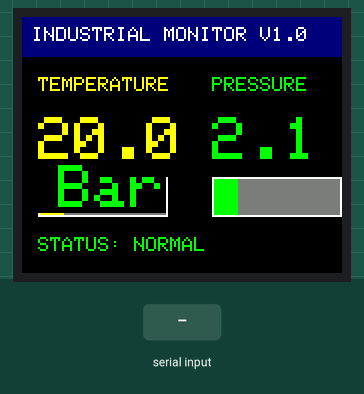
A program run on a simulated ESP32. Parts: 160×128 colour display. Inputs (shaded band) come from the test bench. Random numbers use the default seed unless the program sets one; what the program prints to the serial monitor is not drawn.

Above: at 0.79 s.
1.4 s: "press 5\n" received over Serial
At 1.78 s:
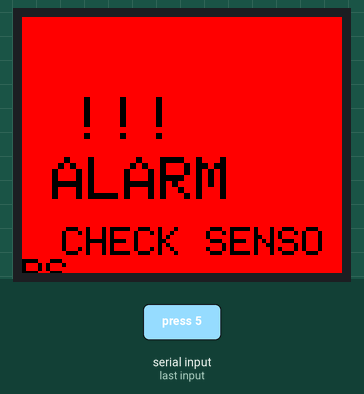
3.9 s: "press 5\n" received over Serial
At 4.06 s:
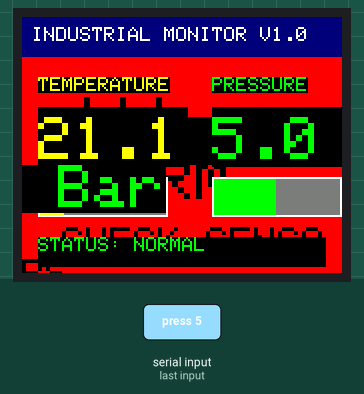
6.2 s: "temp \n" received over Serial
At 6.41 s:
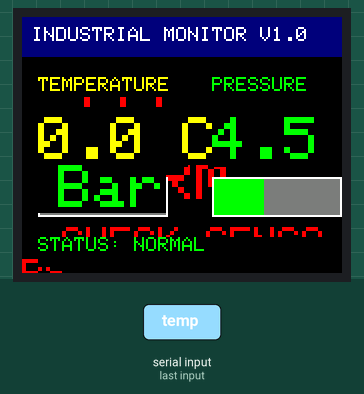
8.7 s: "press 5\n" received over Serial
At 9.89 s:
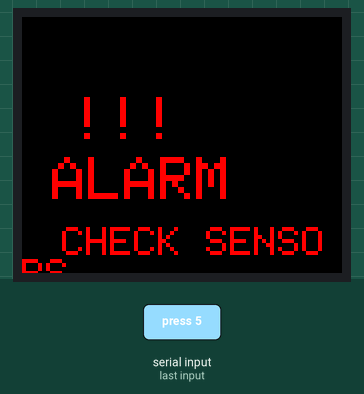
10.5 s: "v1.0.0\n" received over Serial
At 13.47 s:
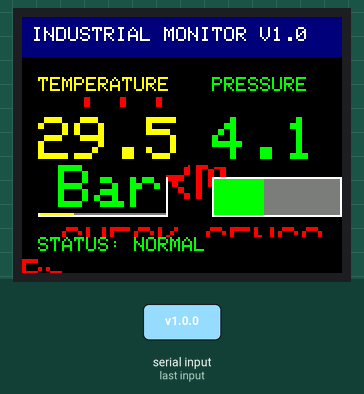
13.5 s: "press 5\n" received over Serial
At 14.25 s:
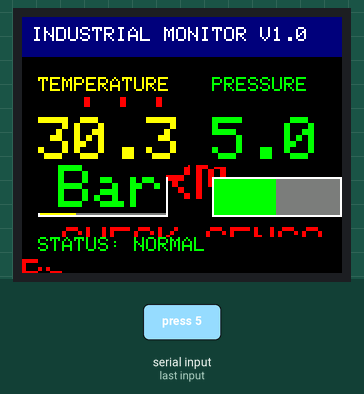

The program:

main.cpp
```cpp
/**
 * @file main.cpp
 * @brief Main application for Industrial HMI
 *
 * Industrial monitoring system with TFT display, sensor simulation,
 * and alarm management. Supports serial commands for testing.
 */

#include <Arduino.h>
#include "ui.h"
#include "logic.h"

/* Include global configuration */
#include "config.h"

// ============================================================================
// PRIVATE CONSTANTS
// ============================================================================
#define MAX_TEMP            60.0f
#define MAX_PRESS           5.0f
#define UI_UPDATE_INTERVAL  100
#define SERIAL_BUFFER_SIZE  32

// ============================================================================
// PRIVATE VARIABLES
// ============================================================================
static char serialBuffer[SERIAL_BUFFER_SIZE] = "";
static int serialIdx = 0;

// ============================================================================
// PRIVATE FUNCTION PROTOTYPES
// ============================================================================
static void processSerialCommand(void);

// ============================================================================
// ARDUINO SETUP
// ============================================================================

/**
 * @brief Arduino setup function - runs once at startup
 */
void setup(void) {
    Serial.begin(115200);

    LOG_INFO("MAIN", "Industrial HMI starting...");

    // Initialize modules with error handling
    SystemStatus_t status;

    if (initUI() != STATUS_OK) {
        LOG_ERROR("MAIN", "UI initialization failed! (err=%d)", (int)status);
        // Critical failure - cannot operate without UI
        while(1) {
            delay(1000);
        }
    }

    status = initLogic();
    if (status != STATUS_OK) {
        LOG_ERROR("MAIN", "Logic initialization failed! (err=%d)", (int)status);
        // Critical failure - cannot operate without logic
        while(1) {
            delay(1000);
        }
    }

    LOG_INFO("MAIN", "✅ Industrial HMI Ready. Ketik 'temp 70' untuk tes alarm.");
}

// ============================================================================
// ARDUINO LOOP
// ============================================================================

/**
 * @brief Arduino loop function - runs continuously
 */
void loop(void) {
    // 1. Update Data Sensor
    updateSensorData();
    SensorData_t* data = getData();
    bool isAlarm = checkAlarmStatus(MAX_TEMP, MAX_PRESS);

    // 2. Baca Serial (Anti-Spam)
    processSerialCommand();

    // 3. Render UI (Non-Blocking Timer)
    static unsigned long lastDraw = 0;
    if (millis() - lastDraw >= UI_UPDATE_INTERVAL) {
        if (isAlarm) {
            renderAlarm();
        } else {
            renderDashboard(data);
        }
        lastDraw = millis();
    }

    // Small delay to prevent watchdog trigger
    delay(1);
}

// ============================================================================
// PRIVATE FUNCTIONS
// ============================================================================

/**
 * @brief Process serial commands
 */
static void processSerialCommand(void) {
    while (Serial.available() > 0) {
        char c = Serial.read();
        if (c == '\n' || c == '\r') {
            if (serialIdx > 0) {
                serialBuffer[serialIdx] = '\0';
                handleLogicCommand(serialBuffer, getData());
            }
            serialIdx = 0;
        } else {
            if (serialIdx < (SERIAL_BUFFER_SIZE - 1)) {
                serialBuffer[serialIdx++] = c;
            } else {
                // Buffer full - reset to prevent overflow
                LOG_WARN("MAIN", "Serial buffer overflow, resetting");
                serialIdx = 0;
            }
        }
    }
}
```

logic.cpp
```cpp
/**
 * @file logic.cpp
 * @brief Sensor data logic implementation for Industrial HMI
 *
 * Implements sensor data simulation, alarm checking, and command parsing.
 */

#include "logic.h"
#include <Arduino.h>
#include "config.h"

// ============================================================================
// PRIVATE CONSTANTS
// ============================================================================
#define DEFAULT_TEMP        25.0f
#define DEFAULT_PRESSURE    1.0f
#define MIN_TEMP            20.0f
#define MIN_PRESSURE        0.5f
#define UPDATE_INTERVAL_MS  100

// ============================================================================
// PRIVATE VARIABLES
// ============================================================================
static SensorData_t currentData = {DEFAULT_TEMP, DEFAULT_PRESSURE, false};
static unsigned long lastUpdate = 0;

// ============================================================================
// PUBLIC FUNCTIONS
// ============================================================================

/**
 * @brief Initialize the logic module
 * @return SystemStatus_t STATUS_OK on success
 */
SystemStatus_t initLogic(void) {
    currentData.temp = DEFAULT_TEMP;
    currentData.pressure = DEFAULT_PRESSURE;
    currentData.alarm = false;

    LOG_INFO("LOGIC", "Logic module initialized (T=%.1f, P=%.1f)",
             (double)currentData.temp, (double)currentData.pressure);
    return STATUS_OK;
}

/**
 * @brief Update sensor data (simulation)
 */
void updateSensorData(void) {
    // Update tiap 100ms
    if (millis() - lastUpdate < UPDATE_INTERVAL_MS) {
        return;
    }
    lastUpdate = millis();

    // Simulasi perubahan acak (Random Walk)
    currentData.temp += random(-30, 30) / 10.0f;
    currentData.pressure += random(-5, 5) / 10.0f;

    // Batas minimum agar tidak minus (fisik)
    if (currentData.temp < MIN_TEMP) {
        currentData.temp = MIN_TEMP;
    }
    if (currentData.pressure < MIN_PRESSURE) {
        currentData.pressure = MIN_PRESSURE;
    }
}

/**
 * @brief Check if alarm conditions are met
 * @param limitTemp Temperature limit threshold
 * @param limitPressure Pressure limit threshold
 * @return true if alarm condition is active, false otherwise
 */
bool checkAlarmStatus(float limitTemp, float limitPressure) {
    if (currentData.temp > limitTemp || currentData.pressure > limitPressure) {
        currentData.alarm = true;
        return true;
    }
    currentData.alarm = false;
    return false;
}

/**
 * @brief Get pointer to current sensor data
 * @return Pointer to SensorData_t structure
 */
SensorData_t* getData(void) {
    return &currentData;
}

/**
 * @brief Handle logic commands from serial input
 * @param cmd Command string (e.g., "temp 70", "press 5")
 * @param data Pointer to SensorData_t structure to update
 */
void handleLogicCommand(const char* cmd, SensorData_t* data) {
    if (cmd == NULL || data == NULL) {
        LOG_ERROR("LOGIC", "NULL parameter in handleLogicCommand");
        return;
    }

    char buffer[32];
    strncpy(buffer, cmd, sizeof(buffer) - 1);
    buffer[sizeof(buffer) - 1] = '\0';

    if (strncmp(buffer, "temp ", 5) == 0) {
        data->temp = atof(buffer + 5);
        LOG_INFO("LOGIC", "Simulasi Suhu diset ke: %.1f", (double)data->temp);
    } else if (strncmp(buffer, "press ", 6) == 0) {
        data->pressure = atof(buffer + 6);
        LOG_INFO("LOGIC", "Simulasi Tekanan diset ke: %.1f", (double)data->pressure);
    } else {
        LOG_WARN("LOGIC", "Cmd Logic: temp <val>, press <val>");
    }
}
```

logic.h
```cpp
/**
 * @file logic.h
 * @brief Sensor data logic and alarm management for Industrial HMI
 *
 * Handles sensor data simulation, alarm checking, and command parsing.
 */

#ifndef LOGIC_H
#define LOGIC_H

#ifdef __cplusplus
extern "C" {
#endif

#include <stdint.h>
#include <stdbool.h>
#include "../../include/config.h"

/**
 * @brief Sensor data structure
 */
typedef struct {
    float temp;       /**< Temperature value in Celsius */
    float pressure;   /**< Pressure value in Bar */
    bool alarm;       /**< Alarm status flag */
} SensorData_t;

/**
 * @brief Initialize the logic module
 * @return SystemStatus_t STATUS_OK on success
 */
SystemStatus_t initLogic(void);

/**
 * @brief Update sensor data (simulation)
 */
void updateSensorData(void);

/**
 * @brief Check if alarm conditions are met
 * @param limitTemp Temperature limit threshold
 * @param limitPressure Pressure limit threshold
 * @return true if alarm condition is active, false otherwise
 */
bool checkAlarmStatus(float limitTemp, float limitPressure);

/**
 * @brief Get pointer to current sensor data
 * @return Pointer to SensorData_t structure
 */
SensorData_t* getData(void);

/**
 * @brief Handle logic commands from serial input
 * @param cmd Command string (e.g., "temp 70", "press 5")
 * @param data Pointer to SensorData structure to update
 */
void handleLogicCommand(const char* cmd, SensorData_t* data);

#ifdef __cplusplus
}
#endif

#endif /* LOGIC_H */
```

ui.cpp
```cpp
/**
 * @file ui.cpp
 * @brief UI display implementation for Industrial HMI
 *
 * Implements TFT display rendering functions for dashboard and alarm states.
 */

#include "ui.h"
#include "config.h"

// ============================================================================
// PRIVATE CONSTANTS
// ============================================================================
static const uint16_t DISPLAY_WIDTH = 160;
static const uint16_t DISPLAY_HEIGHT = 128;
static const uint8_t MARGIN = 8;

// ============================================================================
// PRIVATE VARIABLES
// ============================================================================
static TFT_eSPI tft = TFT_eSPI();

// ============================================================================
// PRIVATE FUNCTION PROTOTYPES
// ============================================================================
static void drawBar(int x, int y, int w, int h, float val, float maxVal, uint16_t color);

// ============================================================================
// PUBLIC FUNCTIONS
// ============================================================================

/**
 * @brief Initialize the UI display
 * @return SystemStatus_t STATUS_OK on success
 */
SystemStatus_t initUI(void) {
    tft.init();
    tft.setRotation(1);
    tft.fillScreen(TFT_BLACK);

    LOG_INFO("UI", "Display initialized");
    return STATUS_OK;
}

/**
 * @brief Draw a progress bar
 * @param x X position
 * @param y Y position
 * @param w Width
 * @param h Height
 * @param val Current value
 * @param maxVal Maximum value
 * @param color Bar color
 */
static void drawBar(int x, int y, int w, int h, float val, float maxVal, uint16_t color) {
    tft.fillRect(x, y, w, h, TFT_DARKGREY);
    int fill = map(constrain(val, 0, maxVal), 0, maxVal, 0, w);
    tft.fillRect(x, y, fill, h, color);
    tft.drawRect(x, y, w, h, TFT_WHITE);
}

/**
 * @brief Render the main dashboard with sensor data
 * @param data Pointer to SensorData_t structure
 */
void renderDashboard(const SensorData_t* data) {
    if (data == NULL) {
        LOG_ERROR("UI", "NULL data pointer");
        return;
    }

    // Header
    tft.fillRect(0, 0, DISPLAY_WIDTH, 20, TFT_NAVY);
    tft.setTextColor(TFT_WHITE, TFT_NAVY);
    tft.setTextSize(1);
    tft.setCursor(5, 5);
    tft.print("INDUSTRIAL MONITOR V1.0");

    // === TEMPERATURE ===
    tft.setTextColor(TFT_YELLOW, TFT_BLACK);
    tft.setTextSize(1);
    tft.setCursor(MARGIN, 30);
    tft.print("TEMPERATURE");

    // Clear area nilai dulu (biar tidak numpuk)
    tft.fillRect(MARGIN, 45, 75, 30, TFT_BLACK);
    tft.setTextSize(3);
    tft.setTextColor(TFT_YELLOW, TFT_BLACK);
    tft.setCursor(MARGIN, 50);
    tft.print(data->temp, 1);
    tft.print(" C");

    drawBar(MARGIN, 80, 65, 20, data->temp, 100.0, TFT_YELLOW);

    // === PRESSURE ===
    tft.setTextColor(TFT_GREEN, TFT_BLACK);
    tft.setTextSize(1);
    tft.setCursor(95, 30);
    tft.print("PRESSURE");

    tft.fillRect(95, 45, 70, 30, TFT_BLACK);
    tft.setTextSize(3);
    tft.setTextColor(TFT_GREEN, TFT_BLACK);
    tft.setCursor(95, 50);
    tft.print(data->pressure, 1);
    tft.print(" Bar");

    drawBar(95, 80, 65, 20, data->pressure, 10.0, TFT_GREEN);

    // === STATUS ===
    tft.fillRect(MARGIN, 110, DISPLAY_WIDTH - 2*MARGIN, 15, TFT_BLACK);
    tft.setTextSize(1);
    tft.setCursor(MARGIN, 110);
    if (data->alarm) {
        tft.setTextColor(TFT_RED, TFT_BLACK);
        tft.print("STATUS: CRITICAL     ");
    } else {
        tft.setTextColor(TFT_GREEN, TFT_BLACK);
        tft.print("STATUS: NORMAL       ");
    }
}

/**
 * @brief Render the alarm screen
 */
void renderAlarm(void) {
    bool blink = (millis() / 300) % 2;
    tft.fillScreen(blink ? TFT_RED : TFT_BLACK);
    tft.setTextColor(blink ? TFT_BLACK : TFT_RED, blink ? TFT_RED : TFT_BLACK);

    tft.setTextSize(3);
    tft.setCursor(25, 40);
    tft.print("!!!");
    tft.setCursor(15, 70);
    tft.print("ALARM");

    tft.setTextSize(2);
    tft.setCursor(20, 105);
    tft.print("CHECK SENSORS");
}
```

ui.h
```cpp
/**
 * @file ui.h
 * @brief UI display module for Industrial HMI
 *
 * Handles TFT display rendering for dashboard and alarm states.
 */

#ifndef UI_H
#define UI_H

#ifdef __cplusplus
extern "C" {
#endif

#include <TFT_eSPI.h>
#include "logic.h"

/**
 * @brief Initialize the UI display
 * @return SystemStatus_t STATUS_OK on success
 */
SystemStatus_t initUI(void);

/**
 * @brief Render the main dashboard with sensor data
 * @param data Pointer to SensorData structure
 */
void renderDashboard(const SensorData_t* data);

/**
 * @brief Render the alarm screen
 */
void renderAlarm(void);

#ifdef __cplusplus
}
#endif

#endif /* UI_H */
```

config.h
```cpp
/**
 * @file config.h
 * @brief Global configuration and FreeRTOS settings
 *
 * This file contains system-wide configurations, logging macros,
 * and FreeRTOS task priorities following FreeRTOS coding standards.
 */

#ifndef CONFIG_H
#define CONFIG_H

#include <Arduino.h>
#include "freertos/FreeRTOS.h"
#include "freertos/task.h"
#include "freertos/queue.h"
#include "freertos/semphr.h"

// ============================================================================
// VERSION INFORMATION
// ============================================================================
#define FW_VERSION_MAJOR    1
#define FW_VERSION_MINOR    0
#define FW_VERSION_PATCH    0
#define FW_VERSION_STRING   "v1.0.0"

// ============================================================================
// SYSTEM CONFIGURATION
// ============================================================================
#define SYSTEM_TICK_RATE_MS     1000
#define SYSTEM_STACK_SIZE       2048
#define SYSTEM_TASK_PRIORITY    (tskIDLE_PRIORITY + 2)

// ============================================================================
// LOGGING MACROS (FreeRTOS Standard)
// ============================================================================
#ifdef DEBUG
    #define LOG_TAG             "[APP]"
    #define LOG_ERROR(tag, fmt, ...)    Serial.printf("%s [E] " tag ": " fmt "\n", __func__, ##__VA_ARGS__)
    #define LOG_WARN(tag, fmt, ...)     Serial.printf("%s [W] " tag ": " fmt "\n", __func__, ##__VA_ARGS__)
    #define LOG_INFO(tag, fmt, ...)     Serial.printf("%s [I] " tag ": " fmt "\n", __func__, ##__VA_ARGS__)
    #define LOG_DEBUG(tag, fmt, ...)    Serial.printf("%s [D] " tag ": " fmt "\n", __func__, ##__VA_ARGS__)
#else
    #define LOG_ERROR(tag, fmt, ...)    Serial.printf("[E] " tag ": " fmt "\n", ##__VA_ARGS__)
    #define LOG_WARN(tag, fmt, ...)     // Disabled in release
    #define LOG_INFO(tag, fmt, ...)     Serial.printf("[I] " tag ": " fmt "\n", ##__VA_ARGS__)
    #define LOG_DEBUG(tag, fmt, ...)    // Disabled in release
#endif

// ============================================================================
// ERROR HANDLING MACROS
// ============================================================================
#define CHECK_NULL(ptr, msg) \
    do { \
        if ((ptr) == NULL) { \
            LOG_ERROR("NULL_CHECK", msg); \
            return pdFAIL; \
        } \
    } while(0)

#define CHECK_ESP_ERR(err, msg) \
    do { \
        if ((err) != ESP_OK) { \
            LOG_ERROR("ESP_ERR", msg " (err=%d)", (int)(err)); \
            return pdFAIL; \
        } \
    } while(0)

// ============================================================================
// FREERTOS UTILITIES
// ============================================================================
#define TASK_DELAY_MS(ms)       vTaskDelay(pdMS_TO_TICKS(ms))
#define TASK_DELAY_UNTIL(tick, delay_ms)  vTaskDelayUntil(&(tick), pdMS_TO_TICKS(delay_ms))

// Stack size definitions (in words, typically 4 bytes per word on ESP32)
#define STACK_SMALL     1024
#define STACK_MEDIUM    2048
#define STACK_LARGE     4096

// Task priorities (higher number = higher priority)
#define PRIORITY_LOW    (tskIDLE_PRIORITY + 1)
#define PRIORITY_NORMAL (tskIDLE_PRIORITY + 2)
#define PRIORITY_HIGH   (tskIDLE_PRIORITY + 3)
#define PRIORITY_CRITICAL (tskIDLE_PRIORITY + 4)

// ============================================================================
// TYPE DEFINITIONS (FreeRTOS Standard - PascalCase for types)
// ============================================================================
typedef enum {
    STATUS_OK = 0,
    STATUS_ERROR = -1,
    STATUS_TIMEOUT = -2,
    STATUS_INVALID_PARAM = -3,
    STATUS_NOT_INITIALIZED = -4
} SystemStatus_t;

typedef enum {
    MODE_MANUAL = 0,
    MODE_AUTO = 1,
    MODE_TEST = 2
} OperationMode_t;

// ============================================================================
// ASSERT MACRO (for development)
// ============================================================================
#ifdef DEBUG
    #define ASSERT(condition, message) \
        do { \
            if (!(condition)) { \
                LOG_ERROR("ASSERT", "Failed: %s at %s:%d", message, __FILE__, __LINE__); \
                vTaskSuspendAll(); \
                while(1) { ; } \
            } \
        } while(0)
#else
    #define ASSERT(condition, message)    // Disabled in release
#endif

#endif /* CONFIG_H */
```
